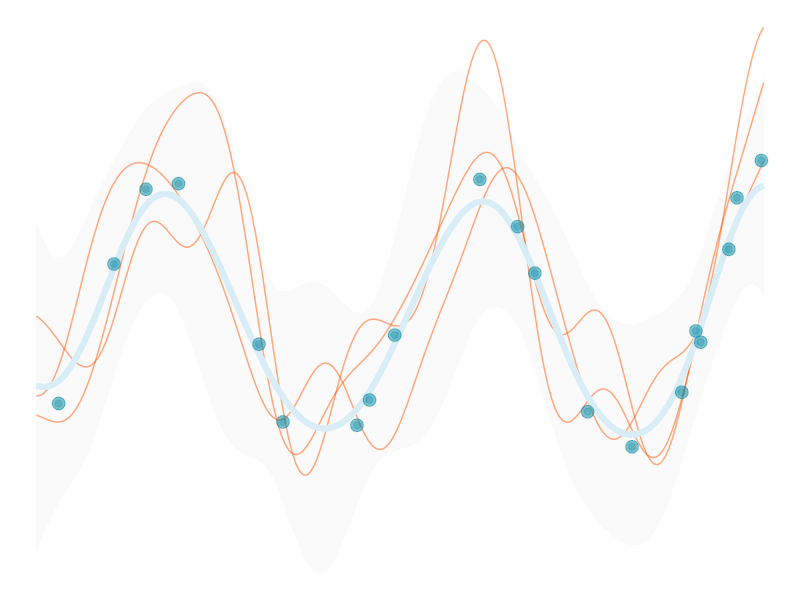

This chart was generated by the following R code:
## ---- chunk 1
knitr::opts_chunk$set(echo = FALSE, 
                      dev.args=list(bg = 'transparent'), 
                      # dev='svglite',                                
                      # fig.align='center', 
                      #out.width='75%', fig.asp=.75,                 
                      cache.rebuild=F, cache=F)

# Learn more about creating websites with Radix at:
# https://rstudio.github.io/radix/website.html

# Learn more about publishing to GitHub Pages at:
# https://rstudio.github.io/radix/publish_website.html#github-pages

library(tidyverse)
## ---- chunk 2
# whatever radix is doing to the image, width and height aren't really meaningful.  Making width smaller can actually result in a larger image
# out.width='5%', fig.asp=.5



# the mean function; in this case mean=0
muFn = function(x){
  x = sapply(x, function(x) x=0)
  x
}

# The covariance function; here it is the squared exponential kernel.

Kfn = function(x, y=NULL, l=1, sigmaf=1, sigman=.5){
  if (!is.null(y)) {
    sigmaf * exp( -(1/(2*l^2)) * as.matrix(dist(x, upper=T, diag=T)^2) ) + 
      sigman*diag(length(x))    
  } else {
    sigmaf * exp( -(1/(2*l^2)) * as.matrix(dist(x, upper=T, diag=T)^2) )
  }  
}

#####################
### Preliminaries ###
#####################

l = 1           # for l, sigmaf, sigman, see note at covariance function
sigmaf = 1      
sigman = .25 
keps = 1e-8     # see note at Kstarstar
nprior = 5      # number of prior draws
npostpred = 3   # number of posterior predictive draws


####################################
### generate noisy training data ###
####################################

Xtrain = 15*(runif(20)-.5)  
nTrain = length(Xtrain)
ytrain = sin(Xtrain) + rnorm(n=nTrain, sd=.1)  # kept sine function for comparison to noise free result

Xtest = seq(-7.5, 7.5, length=200)
nTest = length(Xtest)

#####################################
### generate posterior predictive ###
#####################################

### Create Ky, K*, and K** matrices as defined in the texts
Ky = Kfn(x=Xtrain, y=ytrain, l=l, sigmaf=sigmaf, sigman=sigman)
K_ = Kfn(c(Xtrain, Xtest), l=l, sigmaf=sigmaf, sigman=sigman)                    # initial matrix
Kstar = K_[1:nTrain, (nTrain+1):ncol(K_)]                                        # dim = N x N*
tKstar = t(Kstar)                                                                # dim = N* x N
Kstarstar = K_[(nTrain+1):nrow(K_), (nTrain+1):ncol(K_)] + keps*diag(nTest)      # dim = N* x N*; the keps part is for positive definiteness
Kyinv = solve(Ky)

# calculate posterior mean and covariance
postMu = muFn(Xtest) + tKstar %*% Kyinv %*% (ytrain-muFn(Xtrain))
postCov = Kstarstar - tKstar %*% Kyinv %*% Kstar
s2 = diag(postCov)
# R = chol(postCov)  
# L = t(R)      # L is used in alternative formulation below based on gaussSample.m

# generate draws from posterior predictive
y2 = data.frame(t(mvtnorm::rmvnorm(npostpred, mean=postMu, sigma=postCov)))
# y2 = data.frame(replicate(npostpred, postMu + L %*% rnorm(postMu))) # alternative

#################################
### Posterior predictive plot ###
#################################

# reshape data for plotting
gdat = data.frame(x=Xtest, y=y2, fmean=postMu, selower=postMu-2*sqrt(s2), seupper=postMu+2*sqrt(s2)) %>% 
  gather(key=variable, value=value, -x, -fmean,-selower, -seupper)

ggplot(aes(x=x, y=value), data=gdat) + 
  geom_ribbon(aes(ymin=selower, ymax=seupper,group=variable), fill='gray98') +
  geom_line(aes(group=variable), color='#FF5500', alpha=.5) +
  geom_line(aes(group=variable, y=fmean), color='#d9edf7', size=2) +
  geom_point(aes(x=Xtrain, y=ytrain), data=data.frame(Xtrain, ytrain), size=4, color='#0085a1', alpha=.5) +
  geom_point(aes(x=Xtrain, y=ytrain), data=data.frame(Xtrain, ytrain), size=2, color='#0085a1', alpha=.25) +
  # labs(title='Posterior Predictive') +
  theme_void()



